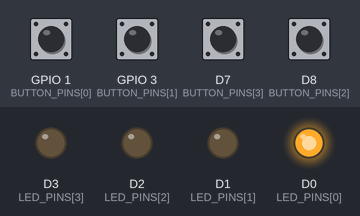
The sketch below on a simulated ESP8266 (NodeMCU). On the bench: output pins drawn as LEDs (lit = HIGH). The inputs (shaded band) are chosen by the test bench; at power-on: D7 (BUTTON_PINS[3]), D8 (BUTTON_PINS[2]), GPIO 1 (BUTTON_PINS[0]), GPIO 3 (BUTTON_PINS[1]) HIGH.

Above: at 1.2 s.
1.3 s: GPIO 3 (BUTTON_PINS[1]) pulled LOW for 0.15 s
At 1.9 s:
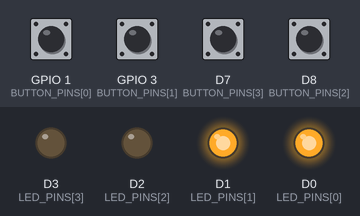
2.9 s: GPIO 3 (BUTTON_PINS[1]) pulled LOW for 1 s
At 4.4 s:
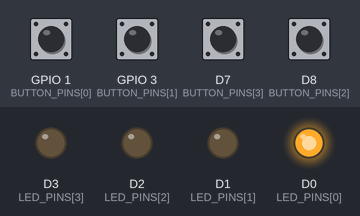
5.4 s: GPIO 3 (BUTTON_PINS[1]) driven LOW and D7 (BUTTON_PINS[3]) driven LOW
At 6.4 s:
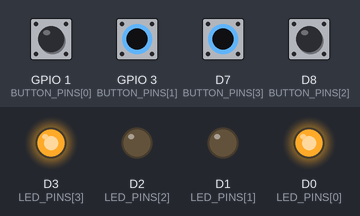
7.1 s: D7 (BUTTON_PINS[3]) pulsed HIGH 5 times (0.12 s each, 0.3 s apart)
At 9.3 s:
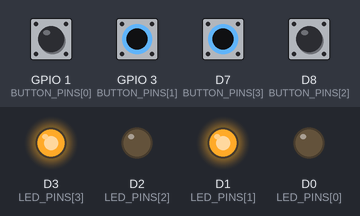
10.1 s: D8 (BUTTON_PINS[2]) pulled LOW for 0.15 s
At 11.0 s:
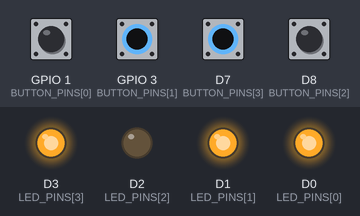
11.7 s: D8 (BUTTON_PINS[2]) pulled LOW for 1 s
At 12.3 s:
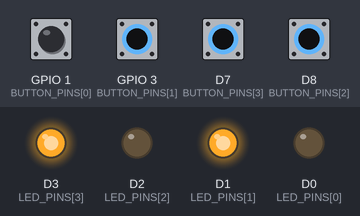
Timing chart, 0 to 14.7 s (numbered marks = the images above; inputs shaded):
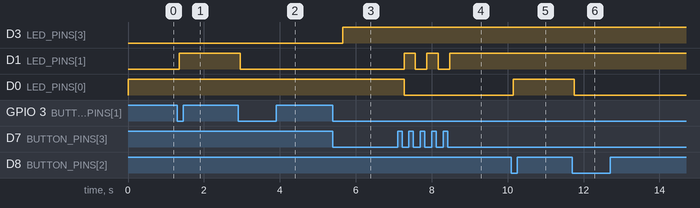

The sketch:

binary-calculator.ino
```cpp
/*
not so Simple program to test buttons and LEDs on the PCB
*/

// arrrr arrays yay

// LED pins
const int LED_PINS[] = {D0, D1, D2, D3};


// Button pins
const int BUTTON_PINS[] = {D10, D9, D8, D7};

// Debounce variables idk what im doing aaa
const unsigned long DEBOUNCE_DELAY = 50; // 50 ms debounce time i think
unsigned long lastDebounceTime[4] = {0};
int lastButtonStates[4] = {HIGH};
int buttonStates[4] = {HIGH};


// calculator vars
int input1 = 0;
int input2 = 0;

int output = 0;

String calculator_state = "input";

// Setup
void setup(){
    // Set LED pins to outputs
    for(int i = 0; i < 4; i++) {
        pinMode(LED_PINS[i], OUTPUT);
    }

    // Set Button pins to INPUT PULLUPs
    for(int i = 0; i < 4; i++) {
        pinMode(BUTTON_PINS[i], INPUT_PULLUP);
    }

    resetLEDs();
}

// reset everything so its off/sleepy mode
void resetLEDs() {
    // loop for all the LEDs
    for(int i = 0; i < 4; i++) {
        digitalWrite(LED_PINS[i], LOW);
    }
}


int binaryToDecimal(String binary) {

    // store counters + vars
    int decimal = 0;
    int power = 0;
    // loop from right to left and convert
    for (int currentBinaryIndex = binary.length() - 1; currentBinaryIndex >= 0; currentBinaryIndex--) {
        if (binary.charAt(currentBinaryIndex) == '1') {
            // cool power stuff
            decimal += pow(2, power);
        }
        power++;
    }
    return decimal;
}

String decimalToBinary(int decimal) {
    // simple just zero answer
    if (decimal == 0) return "0";

    // we store binary in this String
    String binary = "";

    // loop per digit, do the power thingy???
    while (decimal > 0) {

        binary = String(decimal % 2) + binary;
        decimal /= 2;
    }
    return binary;
}

void showBinary(String binary, int startLEDIndex = 0, int digitsToShow = 4) {
    /*
    this function uses the LEDS on the PCB to show binary, it's arranged in a 2x2 grid so reading it can be slightly confusing
    lets you specify the number of digits to show, defaulting to 4 yay
    */
    resetLEDs();

    // Ensure we're working with the specified number of digits from the right
    int binaryLength = binary.length();
    int startIndex = max(0, binaryLength - digitsToShow);

    // Counter for LED index
    int ledIndex = startLEDIndex;

    // Loop through the specified number of digits
    for (int i = startIndex; i < binaryLength && ledIndex < startLEDIndex + digitsToShow; i++) {
        if (binary.charAt(i) == '1') {
            digitalWrite(LED_PINS[ledIndex], HIGH);
        }
        ledIndex++;
    }
}

int readButtons() {
    /*
    very complicated aaa
    */
    int pressedButtonCount = 0;
    int lastPressedButton = -1;

    for(int i = 0; i < 4; i++) {
        int reading = digitalRead(BUTTON_PINS[i]);

        // If the button state has changed
        if(reading != lastButtonStates[i]) {
            // Reset the debounce timer
            lastDebounceTime[i] = millis();
        }

        // Check if enough time has passed for debounce
        if((millis() - lastDebounceTime[i]) > DEBOUNCE_DELAY) {
            // If the button state is different from the current state
            if(reading != buttonStates[i]) {
                buttonStates[i] = reading;

                // Button is pressed (LOW for INPUT_PULLUP)
                if(buttonStates[i] == LOW) {
                    pressedButtonCount++;
                    lastPressedButton = i;
                }
            }
        }

        // Save the current reading for next iteration
        lastButtonStates[i] = reading;
    }

    // Return based on number of pressed buttons
    if (pressedButtonCount > 1) {
        return -2;  // Multiple buttons pressed
    } else if (pressedButtonCount == 1) {
        return lastPressedButton;  // Single button pressed
    } else {
        return -1;  // No buttons pressed
    }
}

void loop() {
    if (calculator_state == "input") {
        resetLEDs();
        String binary1 = "0000";
        String binary2 = "0000";
        bool inputting_first = true;

        while (calculator_state == "input") {
            int buttonState = readButtons();

            if (buttonState == 0 || buttonState == 1) {  // Top buttons
                if (inputting_first) {
                    // Toggle specific bit in binary1
                    binary1.setCharAt(buttonState,
                        binary1.charAt(buttonState) == '0' ? '1' : '0');
                    showBinary(binary1);
                }
            }
            else if (buttonState == 2 || buttonState == 3) {  // Bottom buttons
                if (!inputting_first) {
                    // Toggle specific bit in binary2
                    binary2.setCharAt(buttonState - 2,
                        binary2.charAt(buttonState - 2) == '0' ? '1' : '0');
                    showBinary(binary2);
                }
            }
            else if (buttonState == -2) {  // Multiple buttons pressed
                // Switch between input1 and input2
                inputting_first = !inputting_first;
                delay(200);  // Debounce delay
            }

            // Convert inputs to decimal
            input1 = binaryToDecimal(binary1);
            input2 = binaryToDecimal(binary2);

            // Optional: show which input is currently being edited
            digitalWrite(LED_PINS[inputting_first ? 0 : 3], HIGH);
        }

        // Perform calculation
        output = input1 + input2;
        calculator_state = "output";
    }
    else if (calculator_state == "output") {
        // Convert output to binary and display yay
        String outputBinary = decimalToBinary(output);
        showBinary(outputBinary);

        // Wait for button press to reset
        while (readButtons() == -1) {
            //stall time
        }

        // reset so you can count again
        calculator_state = "input";
        resetLEDs();
    }
}
```

Measured:
- after the input at 1.3 s, D1 (LED_PINS[1]): LOW → HIGH after 0.05 s
- after the input at 2.9 s, D1 (LED_PINS[1]): HIGH → LOW after 0.05 s
- after the input at 5.4 s, D3 (LED_PINS[3]): LOW → HIGH after 0.25 s
- after the input at 7.1 s, D1 (LED_PINS[1]): alternates HIGH for 0.30 s and LOW for 0.30 s, 5 changes in all, then stays HIGH, starting after 0.17 s; D0 (LED_PINS[0]): HIGH → LOW after 0.17 s
- after the input at 10.1 s, D0 (LED_PINS[0]): LOW → HIGH after 0.05 s
- after the input at 11.7 s, D0 (LED_PINS[0]): HIGH → LOW after 0.05 s
